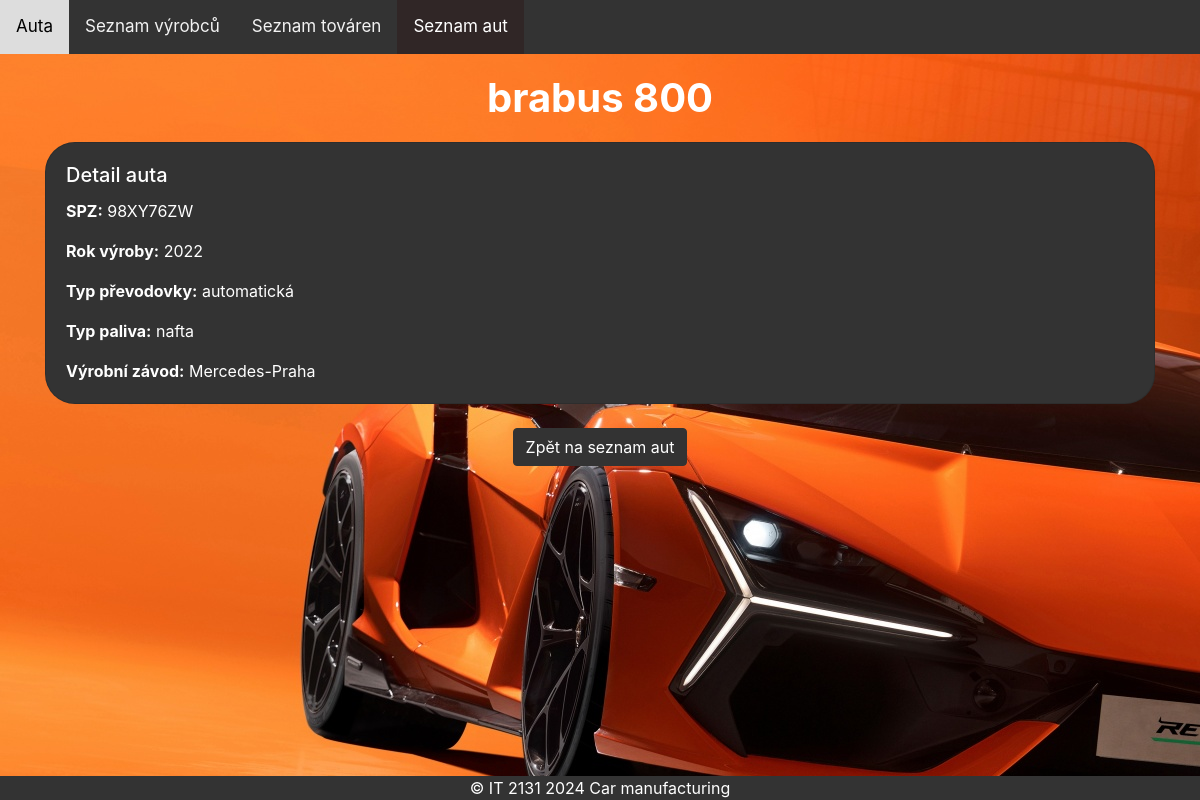
Screenshot of /auto/2/ with the database file from the repository.
### auta/models.py (models this page shows, shortened)
class Auto(models.Model):
    MAX_DELKA_MODELU = 50
    DELKA_SPZ = 8
    MIN_ROK_VYROBY = 2000
    MAX_ROK_VYROBY = timezone.now().year
    DRUH_PREVODOVKY = [
        ('manuální', 'Manuální'),
        ('automatická', 'Automatická'),
    ]
    DRUH_PALIVA = [
        ('benzín', 'Benzín'),
        ('nafta', 'Nafta'),
        ('elektrika', 'Elektrika'),
    ]
    MODELY = [
        ('brabus 500', 'Brabus 500'),
        ('brabus 800', 'Brabus 800'),
        ('brabus 900', 'Brabus 900'),
        ('mercedes G63', 'Mercedes G63'),
        ('mercedes G65', 'Mercedes G65'),
        ('mercedes-AMG EQE', 'Mercedes-AMG EQE'),
    ]
    model = models.CharField(verbose_name='Typ modelu', default='Brabus 900', max_length=45,
                                  choices=MODELY)
    spz = models.CharField(max_length=DELKA_SPZ, verbose_name='SPZ', help_text='SPZ',
                           validators=[RegexValidator(r'^[A-Z0-9]{8}$')])
    rok_vyroby = models.PositiveSmallIntegerField(null=True, blank=True, verbose_name='Rok výroby',
                                                  help_text='Zadej rok výroby',
                                                  validators=[MinValueValidator(MIN_ROK_VYROBY),
                                                              MaxValueValidator(MAX_ROK_VYROBY)])
    prevodovka = models.CharField(verbose_name='Typ převodovky', default='manuální', max_length=15,
                                  choices=DRUH_PREVODOVKY)
    palivo = models.CharField(verbose_name='Typ paliva', default='benzín', max_length=10, choices=DRUH_PALIVA)
    zavod = models.ForeignKey('VyrobniZavod', verbose_name='Výrobní závod', on_delete=models.CASCADE)
    class Meta:
        verbose_name = 'Auto'
        verbose_name_plural = 'Auta'
        ordering = ['zavod', '-rok_vyroby']

class VyrobniZavod(models.Model):
    nazev = models.CharField(max_length=100, verbose_name='Název', help_text='Zadejte název výrobního závodu')
    adresa = models.CharField(max_length=200, verbose_name='Adresa', help_text='Zadejte adresu výrobního závodu')
    vyrobce = models.ForeignKey('Vyrobce', verbose_name='Výrobce', on_delete=models.CASCADE)
    class Meta:
        verbose_name = 'Továrna'
        verbose_name_plural = 'Továrny'
        ordering = ['nazev']

### auta/views.py (the view)
# urls.py: path('auto/<int:id>/', views.auto_detail, name='auto_detail'),
def auto_detail(request, id):
    auto = get_object_or_404(Auto, id=id)
    return render(request, 'auto_detail.html', {'auto': auto})

### auta/templates/auto_detail.html (shortened to what this page needs)
<!DOCTYPE html>
<html lang="en">
<head>
    {% load static %}
    <link rel="stylesheet" href="{% static 'bootstrap/bootstrap.min.css' %}">
    <link rel="stylesheet" href="{% static 'css/styles.css' %}">
</head>
<body class="bg">
<header>
    <div class="topnav">
        <a href="{% url 'auto_list' %}">Auta</a>
        <a href="{% url 'vyrobce_list' %}">Seznam výrobců</a>
        <a href="{% url 'zavod_list' %}">Seznam továren</a>
        <a class="active" href="{% url 'auto_list' %}">Seznam aut</a>
    </div>
</header>
<main>
    <div class="container">
        <h1 class="centricek">{{ auto.model }}</h1>
        <div class="card mb-4 bgs">
            <div class="card-body bgs">
                <h5 class="card-title">Detail auta</h5>
                <p class="card-text"><strong>SPZ:</strong> {{ auto.spz }}</p>
                <p class="card-text"><strong>Rok výroby:</strong> {{ auto.rok_vyroby }}</p>
                <p class="card-text"><strong>Typ převodovky:</strong> {{ auto.prevodovka }}</p>
                <p class="card-text"><strong>Typ paliva:</strong> {{ auto.palivo }}</p>
                <p class="card-text"><strong>Výrobní závod:</strong> {{ auto.zavod.nazev }}</p>
            </div>
        </div>
        <div class="text-center mt-4">
            <a href="{% url 'auto_list' %}" class="btn btn-primary" style="background-color: #333; border-color: #333;">
                Zpět na seznam aut
            </a>
        </div>
    </div>
</main>
<footer class="text-center">
    &copy; IT 2131 2024 Car manufacturing
</footer>
</body>
</html>

### auta/static/css/styles.css (style rules this page uses)
.topnav { overflow: hidden !important; background-color: #333 !important; }
.topnav a { float: left !important; color: #f2f2f2 !important; text-align: center !important; padding: 14px 16px !important; text-decoration: none !important; font-size: 17px !important; }
.topnav a.active { background-color: #302626 !important; color: white !important; }
footer { position: fixed; left: 0; bottom: 0; width: 100%; background-color: #333; color: white; text-align: center; }
.centricek { text-align: center; color: white; font-weight: bold; margin: 20px 0 20px 0; }
.bg { background-image: url('../img/ok.jpeg'); }
.bgs { background-color: #333; color: white; border-radius: 30px; }

### rows the page displays
Auto: model "brabus 800", spz "98XY76ZW", rok_vyroby "2022", prevodovka "automatická", palivo "nafta", zavod.nazev "Mercedes-Praha"
